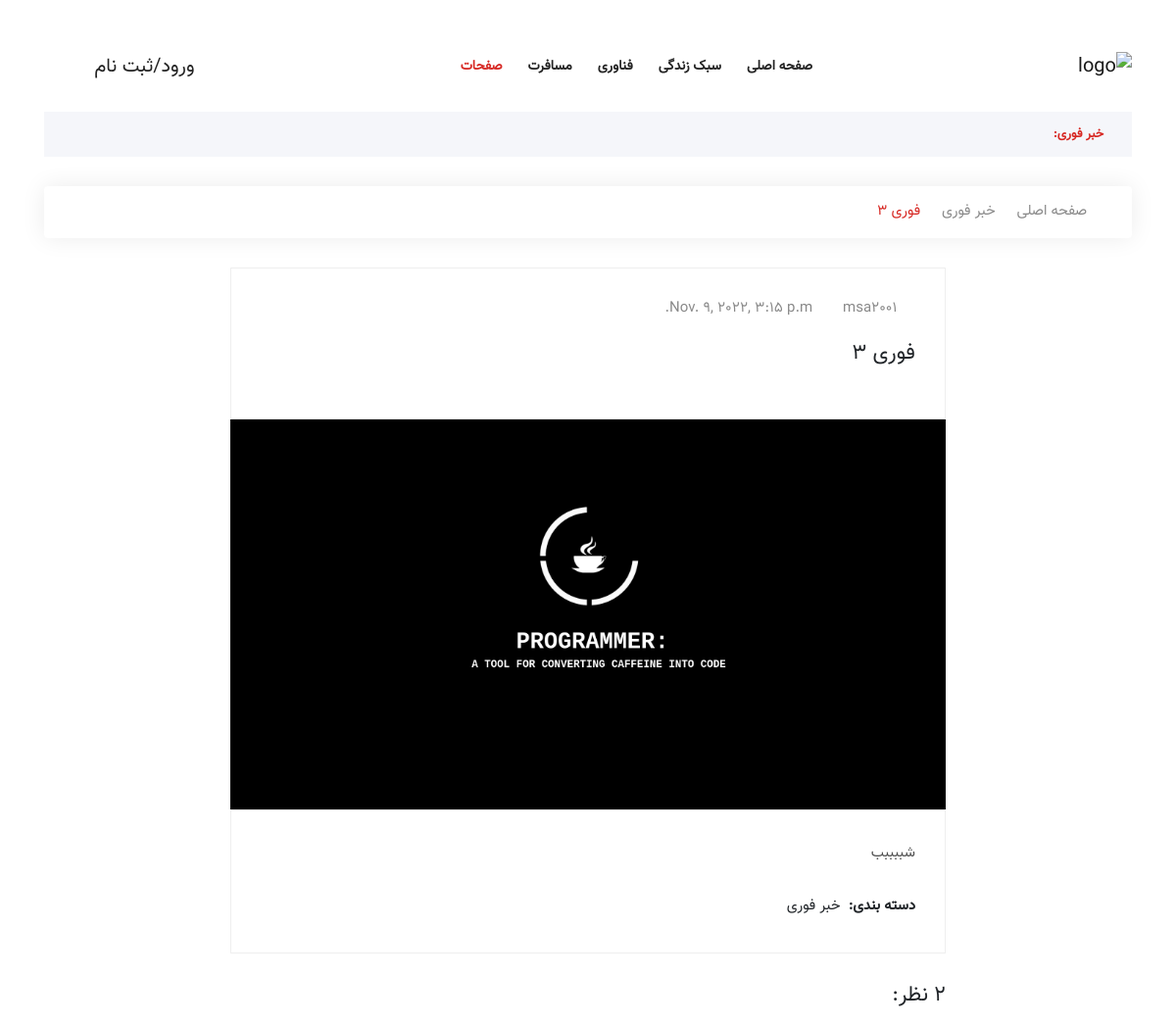
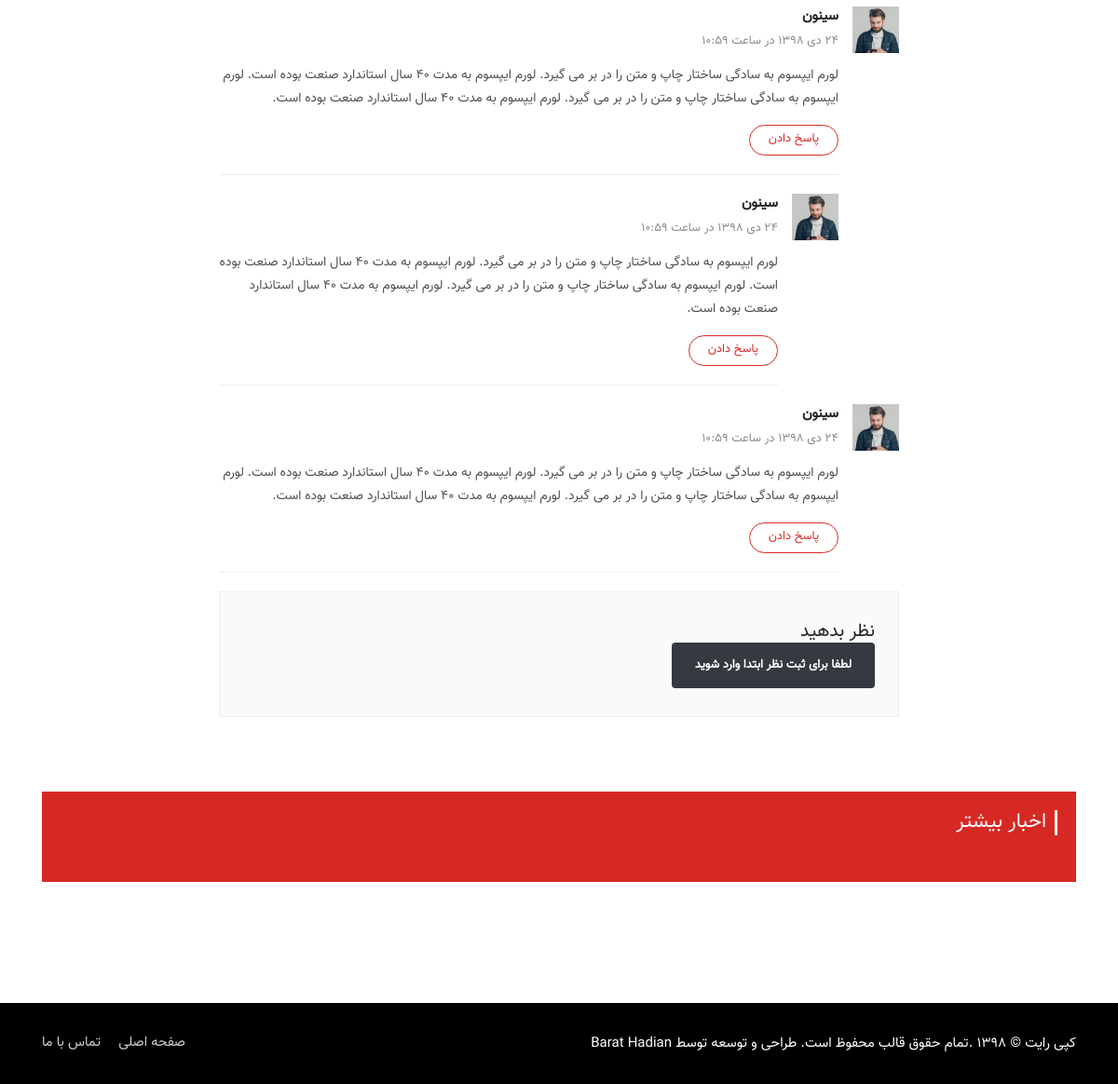
Screenshot of /posts/15 with the database file from the repository (2 pictures, top to bottom).
### Blog/models.py (models this page shows, shortened)
class Article(models.Model):
    author = models.ForeignKey(User, on_delete=models.CASCADE)
    category = models.ManyToManyField(Category, related_name='articles')
    title = models.CharField(max_length=100)
    body = models.TextField(max_length=2000)
    created = models.DateTimeField(auto_now_add=True)
    updated = models.DateTimeField(auto_now_add=True)
    image = models.ImageField(upload_to='profile/image', blank=True, null=True)

class Category(models.Model):
    title = models.CharField(max_length=100)
    created = models.DateTimeField(auto_now_add=True)
    class Meta:
        verbose_name_plural = "categories"
    def __str__(self):
        return self.title

### Blog/views.py (the view)
# urls.py: path('posts/<int:id>', views.detail, name='posts')
def detail(request, id):
    article = Article.objects.get(id=id)
    if request.method == 'POST':
        body = request.POST.get('body')
        parent_id = request.POST.get('parent_id')
        Comment.objects.create(author=request.user, article=article , body=body, parent_id=parent_id)
        print('hi')
        return redirect('blog:posts', id=id)
    return render(request, 'Blog/detail.html', {'article': article})

### context_processors/context_processors.py (called while the page is built)
def Breakingnews(request):
    breaking_news = Article.objects.filter(category=4).order_by('-updated')
    return {'breaking_news': breaking_news}

def more_news(request):
    news = Article.objects.all().order_by('?')
    return {'news': news}

### Blog/templates/Blog/detail.html (shortened to what this page needs)
﻿{% load static %}
<!doctype html>
<html lang="fa">
<head>
    <link rel="stylesheet" href="{% static 'assets/css/bootstrap.min.css' %}">
    <link rel="stylesheet" href="{% static 'assets/css/animate.min.css' %}">
    <link rel="stylesheet" href="{% static 'assets/css/icofont.min.css' %}">
    <link rel="stylesheet" href="{% static 'assets/css/meanmenu.css' %}">
    <link rel="stylesheet" href="{% static 'assets/css/owl.carousel.min.css' %}">
    <link rel="stylesheet" href="{% static 'assets/css/magnific-popup.min.css' %}">
    <link rel="stylesheet" href="{% static 'assets/css/style.css' %}">
    <link rel="stylesheet" href="{% static 'assets/css/rtl.css' %}">
    <link rel="stylesheet" href="{% static 'assets/css/responsive.css' %}">
</head>
<body>
<header class="header-area">
    <div class="navbar-area">
        <div class="sinmun-nav">
            <div class="container">
                <nav class="navbar navbar-expand-md navbar-light">
                    <a class="navbar-brand" href="{% url 'blog:home' %}"><img src="{% static 'assets/img/logo.png' %}"
                                                                              alt="logo"></a>
                    <div class="collapse navbar-collapse mean-menu" id="navbarSupportedContent">
                        <ul class="navbar-nav">
                            <li class="nav-item"><a href="{% url 'blog:home' %}" class="nav-link">صفحه اصلی</a>
                            </li>
                            <li class="nav-item"><a href="{% url 'blog:cat_lifestyle' %}" class="nav-link">سبک زندگی</a>
                            </li>
                            <li class="nav-item"><a href="{% url 'blog:cat_tech' %}" class="nav-link">فناوری</a></li>
                            <li class="nav-item"><a href="{% url 'blog:cat_travel' %}" class="nav-link">مسافرت</a></li>
                            <li class="nav-item"><a href="#" class="nav-link active">صفحات</a>
                            </li>
                        </ul>
                        <div class="others-options">
                            <ul> {% if request.user.is_authenticated %}
                                <li><a href="{% url 'blog:home' %}"> {{ request.user.username }} <i
                                        class="icofont-user-alt-5"></i></a></li>
                                <li><a href="{% url 'blog:logout' %}"> خروج</a></li>
                                <li class="header-search">
                                    <div class="nav-search">
                                        {% else %}
                                <li><a href="{% url 'blog:signin' %}"> ورود/ثبت نام <i
                                        class="icofont-user-alt-5"></i></a></li>
                            {% endif %}
                        </div>
                </nav>
            </div>
        </div>
    </div>
    {% include 'includes/breakingnews.html' %}
</header>
<section class="news-details-area pb-40">
    <div class="container">
        <ul class="breadcrumb">
            <li><a href="{% url 'blog:home' %}"><i class="icofont-home"></i> صفحه اصلی</a></li>
            <li><i class="icofont-rounded-left"></i></li>
            <li>{{ article.category.all.first }}</li>
            <li><i class="icofont-rounded-left"></i></li>
            <li>{{ article.title }}</li>
        </ul>
        <div class="row">
            <div class="col-lg-8 col-md-12 offset-lg-2 offset-md-0">
                <div class="news-details">
                    <div class="article-content">
                        <ul class="entry-meta">
                            <li><i class="icofont-user"></i> <a href="#">  {{ article.author.username }}  </a></li>
                            <li><i class="icofont-calendar"></i>{{ article.created }}</li>
                        </ul>
                        <h3>{{ article.title|truncatewords:8 }}</h3>
                    </div>
                    <div class="article-img">
                        <img src="{{ article.image.url }}" alt="image">
                    </div>
                    <div class="article-content">
                        <p>{{ article.body }}</p>
                        <ul class="category">
                            <li><span>دسته بندی:</span></li>
                            <li>{{ article.category.all.first }}</li>
                        </ul>
                    </div>
                </div>
                <div class="comments-area">
                    <h3 class="comments-title">2 نظر:</h3>
                    <ol class="comment-list">
                        <li class="comment">
                            <article class="comment-body">
                                <footer class="comment-meta">
                                    <div class="comment-author vcard">
                                        <img src="{% static 'assets/img/author1.jpg' %}" class="avatar" alt="image">
                                        <b class="fn">سینون</b>
                                    </div>
                                    <div class="comment-metadata">
                                        <a href="#">
                                            <time>24 دی 1398 در ساعت 10:59</time>
                                        </a>
                                    </div>
                                </footer>
                                <div class="comment-content">
                                    <p>لورم ایپسوم به سادگی ساختار چاپ و متن را در بر می گیرد. لورم ایپسوم به مدت 40 سال
                                        استاندارد صنعت بوده است. لورم ایپسوم به سادگی ساختار چاپ و متن را در بر می گیرد.
                                        لورم ایپسوم به مدت 40 سال استاندارد صنعت بوده است.</p>
                                </div>
                                <div class="reply">
                                    <a href="#" class="comment-reply-link">پاسخ دادن</a>
                                </div>
                            </article>
                            <ol class="children">
                                <li class="comment">
                                    <article class="comment-body">
                                        <footer class="comment-meta">
                                            <div class="comment-author vcard">
                                                <img src="{% static 'assets/img/author1.jpg' %}" class="avatar"
                                                     alt="image">
                                                <b class="fn">سینون</b>
                                            </div>
                                            <div class="comment-metadata">
                                                <a href="#">
                                                    <time>24 دی 1398 در ساعت 10:59</time>
                                                </a>
                                            </div>
                                        </footer>
                                        <div class="comment-content">
                                            <p>لورم ایپسوم به سادگی ساختار چاپ و متن را در بر می گیرد. لورم ایپسوم به
                                                مدت 40 سال استاندارد صنعت بوده است. لورم ایپسوم به سادگی ساختار چاپ و
                                                متن را در بر می گیرد. لورم ایپسوم به مدت 40 سال استاندارد صنعت بوده
                                                است.</p>
                                        </div>
                                        <div class="reply">
                                            <a href="#" class="comment-reply-link">پاسخ دادن</a>
                                        </div>
                                    </article>
                                </li>
                            </ol>
                        </li>
                        <li class="comment">
                            <article class="comment-body">
                                <footer class="comment-meta">
                                    <div class="comment-author vcard">
                                        <img src="{% static 'assets/img/author1.jpg' %}" class="avatar" alt="image">
                                        <b class="fn">سینون</b>
                                    </div>
                                    <div class="comment-metadata">
                                        <a href="#">
                                            <time>24 دی 1398 در ساعت 10:59</time>
                                        </a>
                                    </div>
                                </footer>
                                <div class="comment-content">
                                    <p>لورم ایپسوم به سادگی ساختار چاپ و متن را در بر می گیرد. لورم ایپسوم به مدت 40 سال
                                        استاندارد صنعت بوده است. لورم ایپسوم به سادگی ساختار چاپ و متن را در بر می گیرد.
                                        لورم ایپسوم به مدت 40 سال استاندارد صنعت بوده است.</p>
                                </div>
                                <div class="reply">
                                    <a href="#" class="comment-reply-link">پاسخ دادن</a>
                                </div>
                            </article>
                        </li>
                    </ol>
                    <div class="comment-respond">
                        <h3 class="comment-reply-title">نظر بدهید</h3>
                         {% if request.user.is_authenticated %}
                        <form method="post">
                            {% csrf_token %}
                            <p class="comment-form-comment">
                                <input type="hidden" name="parent_id" id="parent_id" value=""  >
                                <label for="comment">نظر شما
                                <textarea name="body" id="comment" cols="45" rows="5" maxlength="65525"
                                          required="required"></textarea>
                            </p>
                            <p class="form-submit">
                                <input type="submit" name="submit" id="submit" class="submit" value="ارسال">
                            </p>
                        </form>
                        {% else %}
                        <a class="btn btn-dark" href="{% url 'blog:signin' %}"> لطفا برای ثبت نظر ابتدا وارد شوید</a>
                                    {% endif %}
                    </div>
                </div>
            </div>
        </div>
    </div>
</section>
{% include 'includes/footer.html' %}
</body>
</html>

### static/assets/css/rtl.css (style rules this page uses)
body { direction: rtl; }
.navbar-brand { margin-right: 0; }
.sinmun-nav nav .others-options ul li a { margin-left: 10px; margin-right: 0; }
.news-details .article-content { text-align: right; }
.news-details .article-content .entry-meta li { margin-left: 12px; margin-right: 0; }
.news-details .article-content .entry-meta li:last-child { margin-left: 0; }
.news-details .article-content .entry-meta li i { margin-left: 3px; margin-right: 0; display: inherit; }
.news-details .article-content .category li { margin-left: 4px; margin-right: 0; }
.comments-area .comments-title { text-align: right; }
.comments-area .comment-body { margin-right: 65px; margin-left: 0; text-align: right; }
.comments-area .comment-author .avatar { right: -65px; left: auto; }
.comments-area .children { margin-right: 65px; margin-left: 0; }
.comments-area .comment-respond { text-align: right; }
.offset-lg-2 { margin-right: 16.666667%; margin-left: 0; }

### rows the page displays
Article: category.all.first "خبر فوری", title "فوری 3", author.username "msa2001", created "Nov. 9, 2022, 3:15 p.m.", image (picture), body "شببببب"
